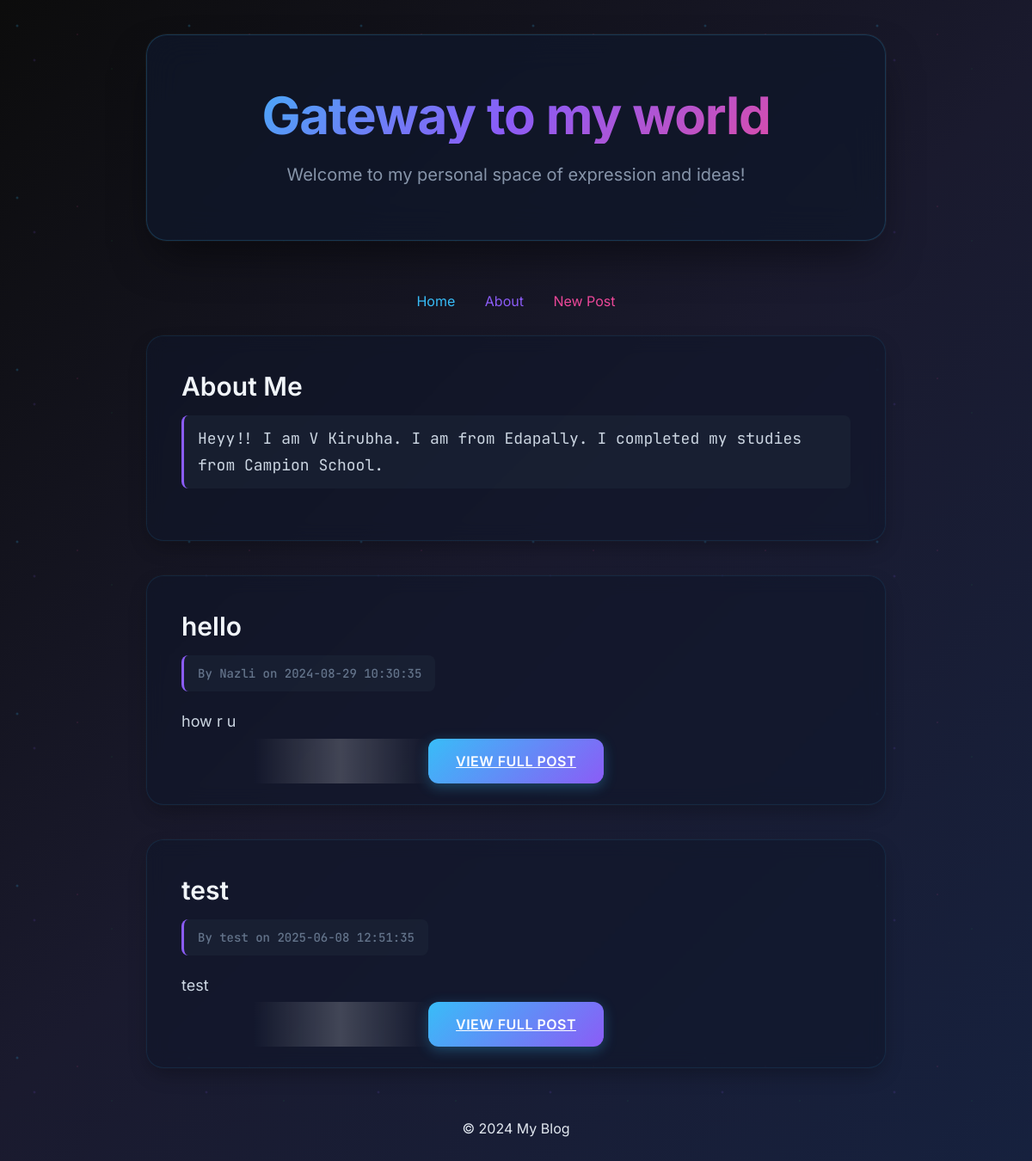
Before: / with the older database file.
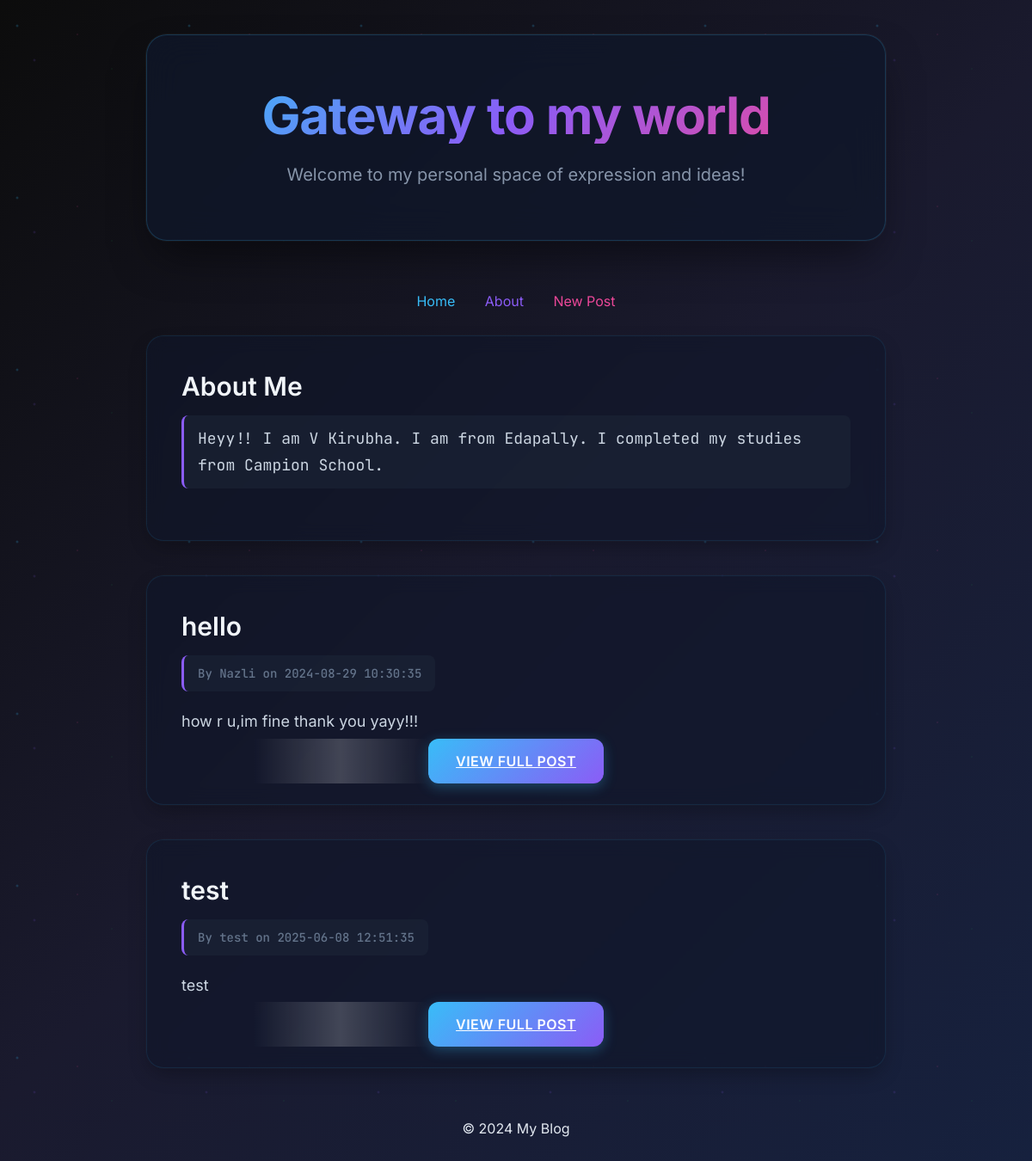
After: the same page with the newer database file.
### models.py (models this page shows, shortened)
class Post(db.Model):
    id = db.Column(db.Integer, primary_key=True)
    title = db.Column(db.String(80), nullable=False)
    author = db.Column(db.String(50),nullable=False)
    content = db.Column(db.Text, nullable=False)
    date_posted = db.Column(db.DateTime, nullable=False, default=datetime.utcnow)

### app.py (the view)
@app.route('/')
def home():
    posts = Post.query.all()
    return render_template('home.html', posts=posts)

### templates/home.html (shortened to what this page needs)
{% extends 'base.html' %}
{% block content %}
  <div class="post">
    <h2>About Me</h2>
    <p>Heyy!! I am V Kirubha. I am from Edapally. I completed my studies from Campion School.</p>
  </div>
  {% for post in posts %}
    <div class="post">
      <h2>{{ post.title }}</h2>
      <p>By {{ post.author }} on {{ post.date_posted.strftime('%Y-%m-%d %H:%M:%S') }}</p>
      <p>{{ post.content }}</p>
      <div style="margin-top: 20px; text-align: center;">
        <a href="{{ url_for('post_details', id=post.id) }}" class="btn"> View Full Post</a>
      </div>
    </div>
  {% endfor %}
{% endblock %}

Changed rows visible on the page:
changed Post "hello": content "how r u" → "how r u,im fine thank you yayy!!!"
